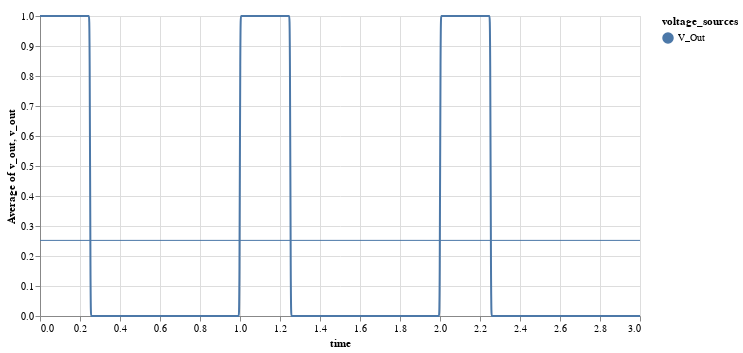

Source (notebook cell):
### Code cell
plotData(t,[w])

### Figure 1 — Vega-Lite specification as saved in the notebook (floating-point values rounded to 4 significant figures; data arrays with more than 128 entries replaced by an {"elided": "..."} marker saying what was removed)
{"config": {"view": {"continuousWidth": 400, "continuousHeight": 300}}, "layer": [{"mark": "rule", "encoding": {"color": {"type": "nominal", "field": "voltage_sources"}, "y": {"type": "quantitative", "aggregate": "average", "field": "v_out"}}}, {"mark": {"type": "line", "interpolate": "basis"}, "encoding": {"color": {"type": "nominal", "field": "voltage_sources"}, "x": {"type": "quantitative", "field": "time"}, "y": {"type": "quantitative", "field": "v_out"}}}, {"mark": "point", "encoding": {"opacity": {"value": 0}, "x": {"type": "quantitative", "field": "time"}}, "selection": {"selector007": {"type": "single", "nearest": true, "on": "mouseover", "fields": ["time"], "empty": "none"}}}, {"mark": "point", "encoding": {"color": {"type": "nominal", "field": "voltage_sources"}, "opacity": {"condition": {"value": 1, "selection": "selector007"}, "value": 0}, "x": {"type": "quantitative", "field": "time"}, "y": {"type": "quantitative", "field": "v_out"}}}, {"mark": {"type": "rule", "color": "gray"}, "encoding": {"x": {"type": "quantitative", "field": "time"}}, "transform": [{"filter": {"selection": "selector007"}}]}, {"mark": {"type": "text", "align": "left", "dx": 5, "dy": -5}, "encoding": {"color": {"type": "nominal", "field": "voltage_sources"}, "text": {"condition": {"type": "quantitative", "field": "v_out", "selection": "selector007"}, "value": " "}, "x": {"type": "quantitative", "field": "time"}, "y": {"type": "quantitative", "field": "v_out"}}}], "data": {"name": "data-d86add1dff85f388f84095cef77b391e"}, "height": 300, "width": 600, "$schema": "https://vega.github.io/schema/vega-lite/v4.0.2.json", "datasets": {"data-d86add1dff85f388f84095cef77b391e": {"elided": "750 records"}}}
